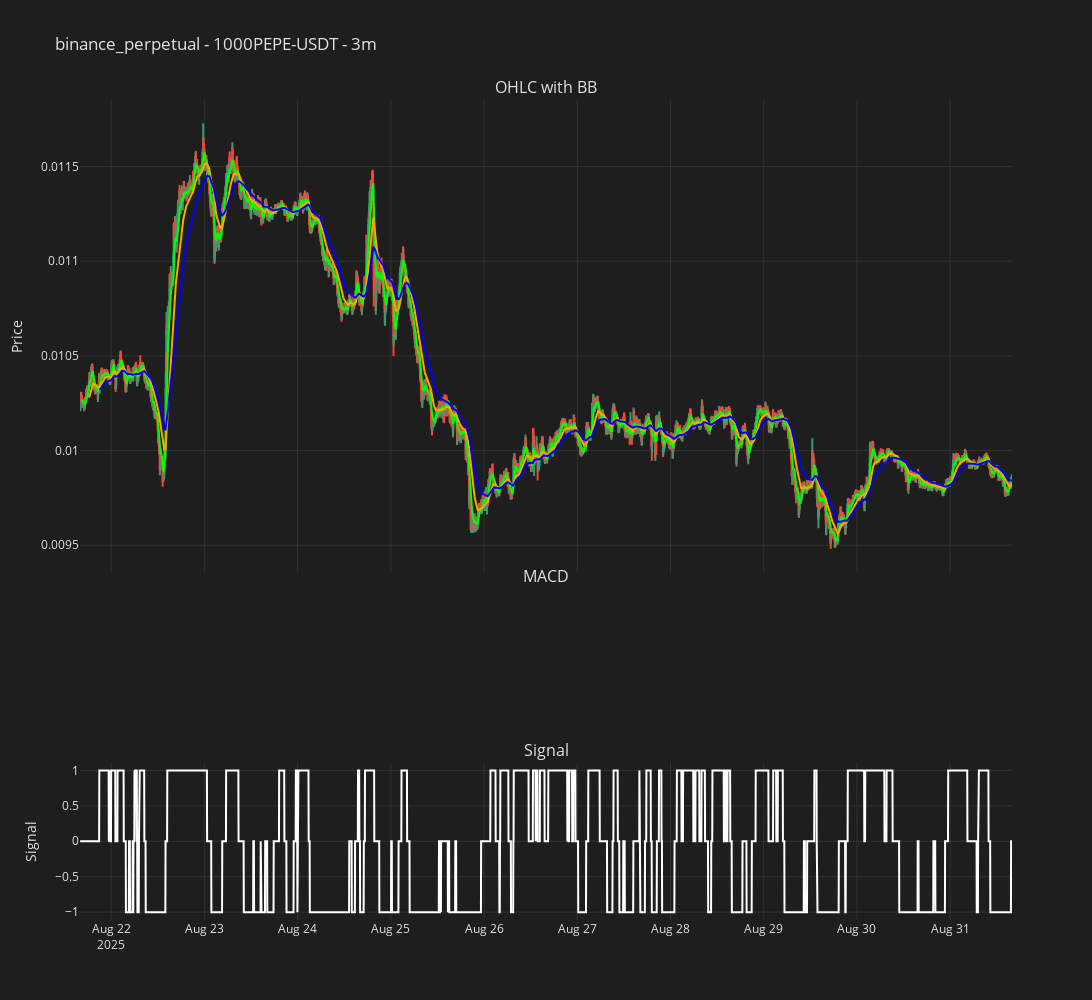

The cell this chart's notebook holds for it:
### Code cell
from plotly.subplots import make_subplots
import plotly.graph_objects as go

fig = make_subplots(rows=3, cols=1, shared_xaxes=True, vertical_spacing=0.02,
                    subplot_titles=('OHLC with BB', 'MACD', 'Signal'),
                    row_heights=[0.6, 0.2, 0.2])

# Add candlestick
fig.add_trace(go.Candlestick(x=df.index,
                             open=df['open'],
                             high=df['high'],
                             low=df['low'],
                             close=df['close'],
                             name='Candlesticks'),
              row=1, col=1)


# Add EMAs
ema_fast = f'EMA_{ema_short}'
ema_med = f'EMA_{ema_medium}' 
ema_slow = f'EMA_{ema_long}'

fig.add_trace(go.Scatter(x=df.index, y=df[ema_fast],
                         line=dict(color='#00FF00', width=2),
                         name='Fast EMA'), row=1, col=1)
fig.add_trace(go.Scatter(x=df.index, y=df[ema_med],
                         line=dict(color='#FFA500', width=2), 
                         name='Medium EMA'), row=1, col=1)
fig.add_trace(go.Scatter(x=df.index, y=df[ema_slow],
                         line=dict(color='#0000FF', width=2),
                         name='Slow EMA'), row=1, col=1)



# Add the signal line
fig.add_trace(go.Scatter(x=df.index, y=df['signal'],
                         mode='lines',
                         name='Signal',
                         line=dict(color="white")),
              row=3, col=1)

# Update layout for dark theme
fig.update_layout(
    title=f'{exchange} - {trading_pair} - {interval}',
    width=1500, height=1000,
    font=dict(color='#e1e1e1'),
    plot_bgcolor='#1e1e1e',
    paper_bgcolor='#1e1e1e',
    xaxis_rangeslider_visible=False,
    legend=dict(bgcolor='rgba(0,0,0,0)'),
    yaxis=dict(title='Price'),
    yaxis2=dict(title='MACD', showgrid=False),
    yaxis3=dict(title='Signal', showgrid=False),
    showlegend=False
)

# Update axes
fig.update_xaxes(showgrid=True, gridwidth=1, gridcolor='#323232', zeroline=False)
fig.update_yaxes(showgrid=True, gridwidth=1, gridcolor='#323232', zeroline=False)

# Show the plot
fig.show()

### Figure 1 — Plotly figure (JSON) as saved in the notebook; plotly's stock layout.template omitted (floating-point values rounded to 4 significant figures; data arrays with more than 128 entries replaced by an {"elided": "..."} marker saying what was removed)
{"data": [{"close": {"elided": "4799 float values"}, "high": {"elided": "4799 float values"}, "low": {"elided": "4799 float values"}, "name": "Candlesticks", "open": {"elided": "4799 float values"}, "x": {"elided": "4799 str values"}, "type": "candlestick", "xaxis": "x", "yaxis": "y"}, {"line": {"color": "#00FF00", "width": 2}, "name": "Fast EMA", "x": {"elided": "4799 str values"}, "y": {"elided": "4799 float values"}, "type": "scatter", "xaxis": "x", "yaxis": "y"}, {"line": {"color": "#FFA500", "width": 2}, "name": "Medium EMA", "x": {"elided": "4799 str values"}, "y": {"elided": "4799 float values"}, "type": "scatter", "xaxis": "x", "yaxis": "y"}, {"line": {"color": "#0000FF", "width": 2}, "name": "Slow EMA", "x": {"elided": "4799 str values"}, "y": {"elided": "4799 float values"}, "type": "scatter", "xaxis": "x", "yaxis": "y"}, {"line": {"color": "white"}, "mode": "lines", "name": "Signal", "x": {"elided": "4799 str values"}, "y": {"elided": "4799 int values"}, "type": "scatter", "xaxis": "x3", "yaxis": "y3"}], "layout": {"xaxis": {"anchor": "y", "domain": [0.0, 1.0], "matches": "x3", "showticklabels": false, "rangeslider": {"visible": false}, "showgrid": true, "gridwidth": 1, "gridcolor": "#323232", "zeroline": false}, "yaxis": {"anchor": "x", "domain": [0.424, 1.0], "title": {"text": "Price"}, "showgrid": true, "gridwidth": 1, "gridcolor": "#323232", "zeroline": false}, "xaxis2": {"anchor": "y2", "domain": [0.0, 1.0], "matches": "x3", "showticklabels": false, "showgrid": true, "gridwidth": 1, "gridcolor": "#323232", "zeroline": false}, "yaxis2": {"anchor": "x2", "domain": [0.212, 0.404], "title": {"text": "MACD"}, "showgrid": true, "gridwidth": 1, "gridcolor": "#323232", "zeroline": false}, "xaxis3": {"anchor": "y3", "domain": [0.0, 1.0], "showgrid": true, "gridwidth": 1, "gridcolor": "#323232", "zeroline": false}, "yaxis3": {"anchor": "x3", "domain": [0.0, 0.192], "title": {"text": "Signal"}, "showgrid": true, "gridwidth": 1, "gridcolor": "#323232", "zeroline": false}, "annotations": [{"font": {"size": 16}, "showarrow": false, "text": "OHLC with BB", "x": 0.5, "xanchor": "center", "xref": "paper", "y": 1.0, "yanchor": "bottom", "yref": "paper"}, {"font": {"size": 16}, "showarrow": false, "text": "MACD", "x": 0.5, "xanchor": "center", "xref": "paper", "y": 0.404, "yanchor": "bottom", "yref": "paper"}, {"font": {"size": 16}, "showarrow": false, "text": "Signal", "x": 0.5, "xanchor": "center", "xref": "paper", "y": 0.192, "yanchor": "bottom", "yref": "paper"}], "font": {"color": "#e1e1e1"}, "legend": {"bgcolor": "rgba(0,0,0,0)"}, "title": {"text": "binance_perpetual - 1000PEPE-USDT - 3m"}, "width": 1500, "height": 1000, "plot_bgcolor": "#1e1e1e", "paper_bgcolor": "#1e1e1e", "showlegend": false}}
